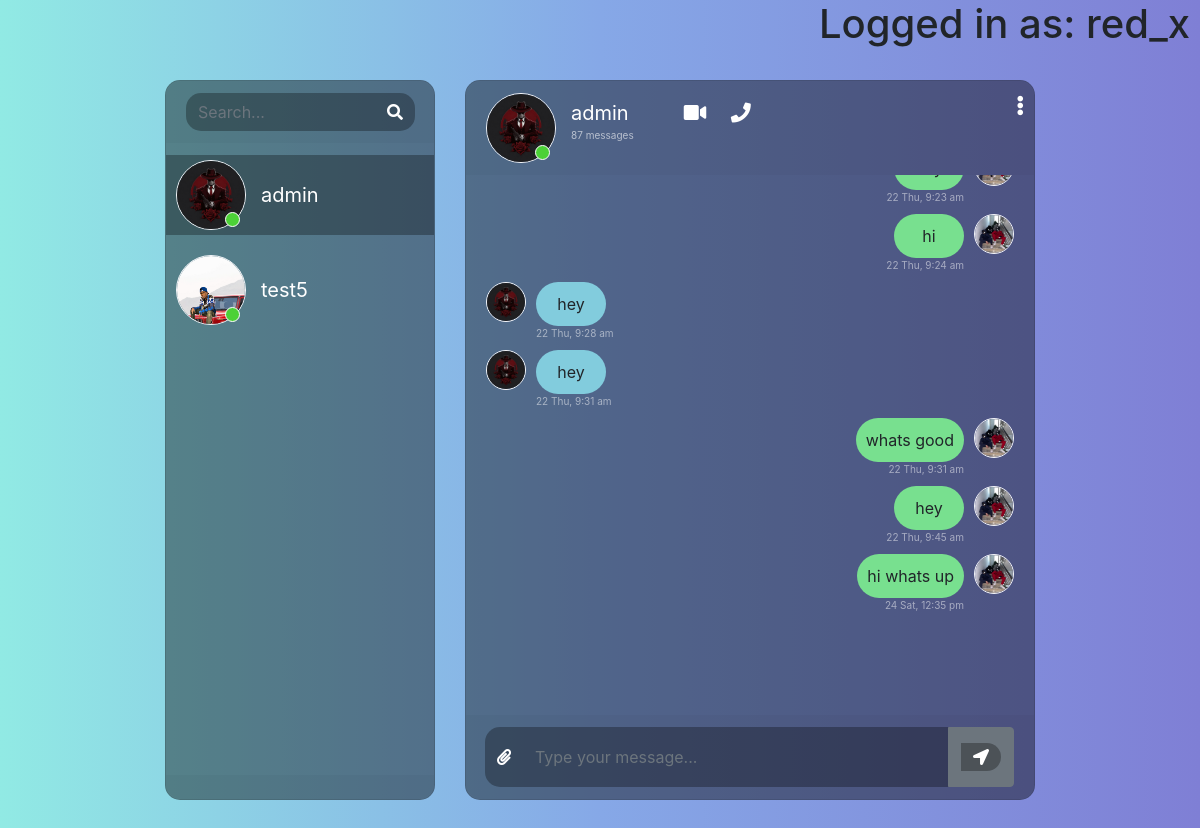
Page /chat/ (signed in) on the committed database.
### chat/models.py (models this page shows)
class Thread(models.Model):
    first_person = models.ForeignKey(User, on_delete=models.CASCADE, null=True, blank=True, related_name='thread_first_person')
    second_person = models.ForeignKey(User, on_delete=models.CASCADE, null=True, blank=True,
                                     related_name='thread_second_person')
    updated = models.DateTimeField(auto_now=True)
    timestamp = models.DateTimeField(auto_now_add=True)
    objects = ThreadManager()
    class Meta:
        unique_together = ['first_person', 'second_person']
    def first_person_profile(self):
        return self.first_person.profile
    def second_person_profile(self):
        return self.second_person.profile

class ChatMessage(models.Model):
    thread = models.ForeignKey(Thread, null=True, blank=True, on_delete=models.CASCADE, related_name='chatmessage_thread')
    user = models.ForeignKey(User, on_delete=models.CASCADE)
    message = models.TextField()
    timestamp = models.DateTimeField(auto_now_add=True)

### social/models.py (models this page shows)
class UserProfile(models.Model):
	user = models.OneToOneField(User, primary_key=True, verbose_name='user', related_name='profile', on_delete=models.CASCADE)
	name = models.CharField(max_length=30, blank=True, null=True)
	bio = models.TextField(max_length=500, blank=True, null=True)
	birth_date=models.DateField(null=True, blank=True)
	location = models.CharField(max_length=100, blank=True, null=True)
	picture = models.ImageField(upload_to='uploads/profile_pictures', default='uploads/profile_pictures/default.png', blank=True)
	followers = models.ManyToManyField(User, blank=True, related_name='followers')

### chat/views.py (the view)
# urls.py: path('', views.messages_page),
@login_required
def messages_page(request):
    threads = Thread.objects.by_user(user=request.user).prefetch_related('chatmessage_thread').order_by('timestamp')
    context = {
        'Threads': threads
    }
    return render(request, 'messages.html', context)

### chat/models.py (called while the page is built)
    def by_user(self, **kwargs):
        user = kwargs.get('user')
        lookup = Q(first_person=user) | Q(second_person=user)
        qs = self.get_queryset().filter(lookup).distinct()
        return qs

### chat/templates/messages.html (shortened to what this page needs)
{% load static %}
<!DOCTYPE html>
<html>
<head>
    <link rel="stylesheet" href="https://stackpath.bootstrapcdn.com/bootstrap/4.1.3/css/bootstrap.min.css">
    <link rel="stylesheet" href="https://use.fontawesome.com/releases/v5.5.0/css/all.css">
    <link rel="stylesheet" type="text/css" href="https://cdnjs.cloudflare.com/ajax/libs/malihu-custom-scrollbar-plugin/3.1.5/jquery.mCustomScrollbar.min.css">
    <link rel="stylesheet" href="{% static 'css/messages.css' %}">
</head>
<body>
{% if user.is_authenticated %}
    <h1 style="text-align: end; padding-right: 10px">Logged in as: {{ user.username }}</h1>
{% endif %}
<div class="container-fluid h-100">
    <div class="row justify-content-center h-100 ">
        <div class="col-md-4 col-xl-3 chat h-100 mt-4">
            <div class="card mb-sm-3 mb-md-0 contacts_card">
                <div class="card-header">
                    <div class="input-group">
                        <input type="text" placeholder="Search..." name="" class="form-control search">
                        <div class="input-group-prepend">
                            <span class="input-group-text search_btn"><i class="fas fa-search"></i></span>
                        </div>
                    </div>
                </div>
                <div class="card-body contacts_body">
                    <ul class="contacts">
                        {% for thread in Threads %}
                        <li class="{% if forloop.first %}active{% endif %} contact-li" chat-id="chat_{{ thread.id }}" style="cursor: pointer">
                            <div class="d-flex bd-highlight">
                                <div class="img_cont">
                                    {% if request.user == thread.first_person %}
                                        {% if thread.second_person_profile %}
                                            <img src="{{ thread.second_person_profile.picture.url }}" alt="Profile Picture" class="rounded-circle user_img">
                                        {% else %}
                                            <p>No profile picture available</p>
                                        {% endif %}
                                    {% else %}
                                        {% if thread.first_person_profile %}
                                            <img src="{{ thread.first_person_profile.picture.url }}" alt="Profile Picture" class="rounded-circle user_img">
                                        {% else %}
                                            <p>No profile picture available</p>
                                        {% endif %}
                                    {% endif %}
                                    <span class="online_icon"></span>
                                </div>
                                <div class="user_info">
                                    {% if thread.first_person == user %}
                                        <span>{{ thread.second_person.username }}</span>
                                    {% else %}
                                        <span>{{ thread.first_person.username }}</span>
                                    {% endif %}
                                </div>
                            </div>
                        </li>
                        {% endfor %}
                    </ul>
                </div>
                <div class="card-footer"></div>
            </div>
        </div>
        <div class="col-md-8 col-xl-6 chat h-100 mt-4">
            <div class="card">
                {% for thread in Threads %}
                <div class="messages-wrapper {% if forloop.first %}hide is_active{% else %}hide{% endif %}" chat-id="chat_{{ thread.id }}" other-user-id="{% if thread.first_person == user %}{{ thread.second_person.id }}{% else %}{{ thread.first_person.id }}{% endif %}">
                    <div class="card-header msg_head">
                        <div class="d-flex bd-highlight">
                            <div class="img_cont">
                                {% if request.user == thread.first_person %}
                                    {% if thread.second_person_profile %}
                                        <img src="{{ thread.second_person_profile.picture.url }}" alt="Profile Picture" class="rounded-circle user_img">
                                    {% else %}
                                        <p>No profile picture available</p>
                                    {% endif %}
                                {% else %}
                                    {% if thread.first_person_profile %}
                                        <img src="{{ thread.first_person_profile.picture.url }}" alt="Profile Picture" class="rounded-circle user_img">
                                    {% else %}
                                        <p>No profile picture available</p>
                                    {% endif %}
                                {% endif %}
                                <span class="online_icon"></span>
                            </div>
                            <div class="user_info">
                                {% if thread.first_person == user %}
                                    <span>{{ thread.second_person.username }}</span>
                                {% else %}
                                    <span>{{ thread.first_person.username }}</span>
                                {% endif %}
                                <p>{{ thread.chatmessage_thread.all.count }} messages</p>
                            </div>
                            <div class="video_cam">
                                <span><i class="fas fa-video"></i></span>
                                <span><i class="fas fa-phone"></i></span>
                            </div>
                        </div>
                        <span id="action_menu_btn"><i class="fas fa-ellipsis-v"></i></span>
                    </div>
                    <div class="card-body msg_card_body">
                        {% for chat in thread.chatmessage_thread.all %}
                        {% if chat.user == user %}
                        <div class="d-flex mb-4 replied">
                            <div class="msg_cotainer_send">
                                {{ chat.message }}
                                <span class="msg_time_send" style="width: max-content;">{{ chat.timestamp|date:"d D" }}, {{ chat.timestamp|time:"G:i A"|lower }}</span>
                            </div>
                            <div class="img_cont_msg">
                                {% if chat.user == thread.first_person %}
                                    {% if thread.second_person_profile %}
                                        <img src="{{ thread.first_person_profile.picture.url }}" alt="Profile Picture" class="rounded-circle user_img_msg">
                                    {% else %}
                                        <p>No profile picture available</p>
                                    {% endif %}
                                {% else %}
                                    {% if thread.first_person_profile %}
                                        <img src="{{ thread.second_person_profile.picture.url }}" alt="Profile Picture" class="rounded-circle user_img_msg">
                                    {% else %}
                                        <p>No profile picture available</p>
                                    {% endif %}
                                {% endif %}
                            </div>
                        </div>
                        {% else %}
                        <div class="d-flex mb-4 received">
                            <div class="img_cont_msg">
                                {% if chat.user == thread.first_person %}
                                    {% if thread.second_person_profile %}
                                        <img src="{{ thread.first_person_profile.picture.url }}" alt="Profile Picture" class="rounded-circle user_img_msg">
                                    {% else %}
                                        <p>No profile picture available</p>
                                    {% endif %}
                                {% else %}
                                    {% if thread.first_person_profile %}
                                        <img src="{{ thread.second_person_profile.picture.url }}" alt="Profile Picture" class="rounded-circle user_img_msg">
                                    {% else %}
                                        <p>No profile picture available</p>
                                    {% endif %}
                                {% endif %}
                            </div>
                            <div class="msg_cotainer">
                                {{ chat.message }}
                                <span class="msg_time" style="width: max-content;">{{ chat.timestamp|date:"d D" }}, {{ chat.timestamp|time:"G:i A"|lower }}</span>
                            </div>
                        </div>
                        {% endif %}
                        {% endfor %}
                    </div>
                </div>
                {% endfor %}
                <div class="card-footer">
                    <form id="send-message-form">
                        <div class="input-group">
                            <div class="input-group-append">
                                <span class="input-group-text attach_btn"><i class="fas fa-paperclip"></i></span>
                            </div>
                            <input type="text" name="" id="input-message" class="form-control type_msg" placeholder="Type your message...">
                            <div class="input-group-append">
                                <button class="btn btn-secondary" type="submit">
                                    <span class="input-group-text send_btn">
                                        <i class="fas fa-location-arrow"></i>
                                    </span>
                                </button>
                            </div>
                        </div>
                    </form>
                </div>
            </div>
        </div>
    </div>
</div>
</body>
</html>

### static/css/messages.css (style rules this page uses)
body, html { height: 100%; margin: 0; background: #7f7fd5; background: -webkit-linear-gradient(to right, #91eae4, #86a8e7, #7f7fd5); background: linear-gradient(to right, #91eae4, #86a8e7, #7f7fd5); }
.chat { margin-top: auto; margin-bottom: auto; }
.card { height: 90%; border-radius: 15px !important; background-color: rgba(0, 0, 0, 0.4) !important; }
.contacts_body { padding: 0.75rem 0 !important; overflow-y: auto; white-space: nowrap; }
.msg_card_body { overflow-y: auto; max-height: 65%; padding-bottom: 20px; }
.card-header { border-radius: 15px 15px 0 0 !important; border-bottom: 0 !important; }
.card-footer { border-radius: 0 0 15px 15px !important; border-top: 0 !important; bottom: 0; position: absolute; width: 100%; }
.search { border-radius: 15px 0 0 15px !important; background-color: rgba(0, 0, 0, 0.3) !important; border: 0 !important; color: white !important; }
.type_msg { background-color: rgba(0, 0, 0, 0.3) !important; border: 0 !important; color: white !important; height: 60px !important; overflow-y: auto; }
.attach_btn { border-radius: 15px 0 0 15px !important; background-color: rgba(0, 0, 0, 0.3) !important; border: 0 !important; color: white !important; cursor: pointer; }
.send_btn { border-radius: 0 15px 15px 0 !important; background-color: rgba(0, 0, 0, 0.3) !important; border: 0 !important; color: white !important; cursor: pointer; }
.search_btn { border-radius: 0 15px 15px 0 !important; background-color: rgba(0, 0, 0, 0.3) !important; border: 0 !important; color: white !important; cursor: pointer; }
.contacts { list-style: none; padding: 0; }
.contacts li { width: 100% !important; padding: 5px 10px; margin-bottom: 15px !important; }
.active { background-color: rgba(0, 0, 0, 0.3); }
.user_img { height: 70px; width: 70px; border: 1.5px solid #f5f6fa; }
.img_cont { position: relative; height: 70px; width: 70px; }
.online_icon { position: absolute; height: 15px; width: 15px; background-color: #4cd137; border-radius: 50%; bottom: 0.2em; right: 0.4em; border: 1.5px solid white; }
.user_info { margin-top: auto; margin-bottom: auto; margin-left: 15px; }
.user_info span { font-size: 20px; color: white; }
.user_info p { font-size: 10px; color: rgba(255, 255, 255, 0.6); }
.video_cam { margin-left: 50px; margin-top: 5px; }
.video_cam span { color: white; font-size: 20px; cursor: pointer; margin-right: 20px; }
.msg_cotainer { margin-top: auto; margin-bottom: auto; margin-left: 10px; border-radius: 25px; background-color: #82ccdd; padding: 10px; position: relative; min-width: 70px; text-align: center; }
.msg_time { width: max-content; position: absolute; left: 0; bottom: -15px; color: rgba(255, 255, 255, 0.5); font-size: 10px; }
.msg_head { position: relative; }
#action_menu_btn { position: absolute; right: 10px; top: 10px; color: white; cursor: pointer; font-size: 20px; }
.received { justify-content: flex-start; }
.is_active { display: block !important; }
.hide { display: none; }
.msg_card_body { -ms-overflow-style: none; scrollbar-width: none; }
.messages-wrapper { height: 100%; }

### rows in the picture
Thread: first_person_profile.picture (picture), first_person.username "admin", chatmessage_thread.all.count "87"
Thread: second_person_profile.picture (picture), second_person.username "test5"
ChatMessage: timestamp "22 Thu", timestamp "9:23 am", second_person_profile.picture (picture)
ChatMessage: message "hi", timestamp "22 Thu", timestamp "9:24 am", second_person_profile.picture (picture)
ChatMessage: first_person_profile.picture (picture), message "hey", timestamp "22 Thu", timestamp "9:28 am"
ChatMessage: first_person_profile.picture (picture), message "hey", timestamp "22 Thu", timestamp "9:31 am"
ChatMessage: message "whats good", timestamp "22 Thu", timestamp "9:31 am", second_person_profile.picture (picture)
ChatMessage: message "hey", timestamp "22 Thu", timestamp "9:45 am", second_person_profile.picture (picture)
ChatMessage: message "hi whats up", timestamp "24 Sat", timestamp "12:35 pm", second_person_profile.picture (picture)

### other values in the picture
{{ user.username }} "red_x"
